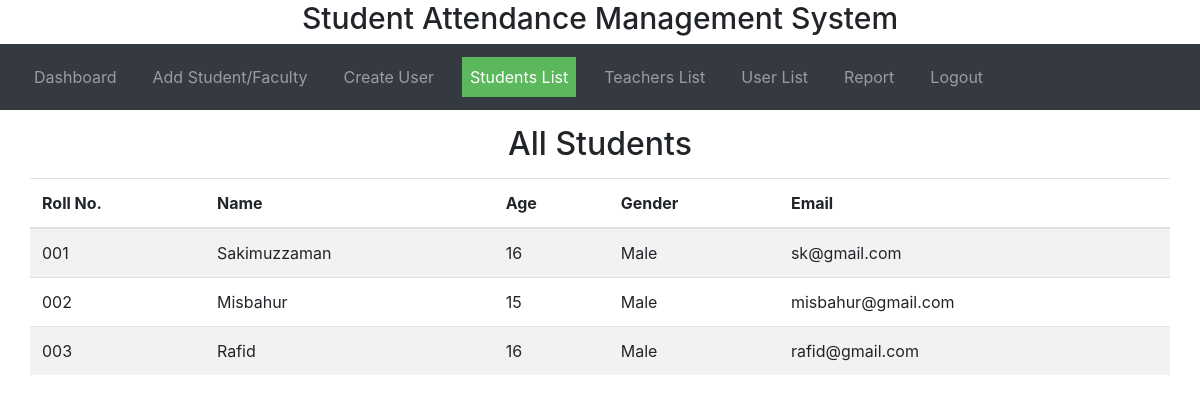
The app's page /student-list.php, older data.
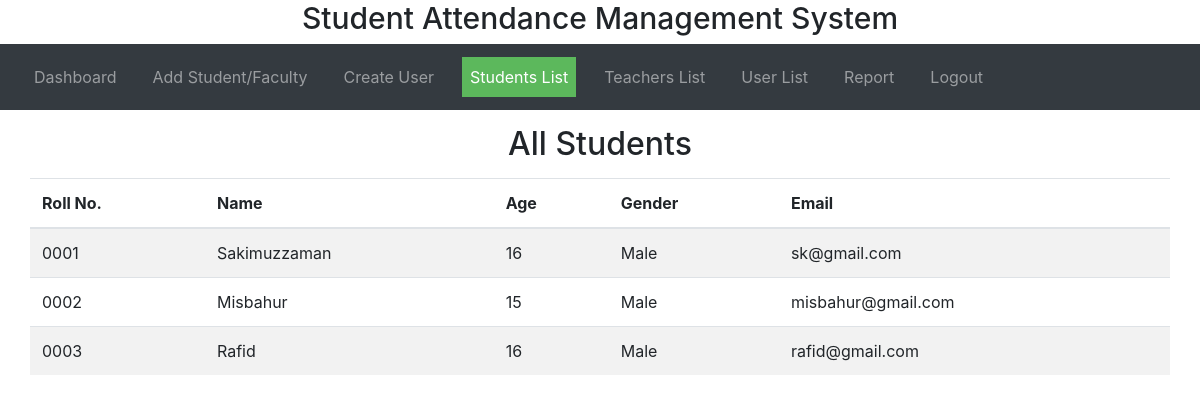
The same page, newer data.
### tables this page shows
CREATE TABLE `student` (
  `roll_no` varchar(30) NOT NULL,
  `name` varchar(30) NOT NULL,
  `age` varchar(30) NOT NULL,
  `gender` varchar(30) NOT NULL,
  `email` varchar(30) NOT NULL
);

### student-list.php (the view, shortened to what this page needs)
<?php
     $conn = mysqli_connect("localhost", "root","","sams");
?>
<!DOCTYPE html>
<html lang="en">
<head>
  <link rel="stylesheet" href="https://maxcdn.bootstrapcdn.com/bootstrap/4.5.2/css/bootstrap.min.css">
  <link rel="stylesheet" href="css/style.css">
</head>
<body>
<h3 class="header">Student Attendance Management System</h3>
    <nav class="navbar navbar-expand-sm bg-dark navbar-dark">
       <ul class="navbar-nav">
        <li class="nav-item">
          <a class="nav-link" href="admin.php">Dashboard</a>
        </li>
        <li class="nav-item">
          <a class="nav-link" href="admin-add-user.php">Add Student/Faculty</a>
        </li>
        <li class="nav-item">
          <a class="nav-link" href="create-user.php">Create User</a>
        </li>
        <li class="nav-item">
          <a class="nav-link active" href="student-list.php">Students List</a>
        </li>
        <li class="nav-item">
          <a class="nav-link" href="teacher-list.php">Teachers List</a>
        </li>
        <li class="nav-item">
          <a class="nav-link" href="user-list.php">User List</a>
        </li>
        <li class="nav-item">
          <a class="nav-link" href="report.php">Report</a>
        </li>
        <li class="nav-item">
          <a class="nav-link" href="login.php">Logout</a>
        </li>
      </ul>
    </nav>
<h2 style="text-align:center; margin: 15px 0;">All Students</h2>
<div class="container">
  <div class="row">
    <table class="table table-striped table-hover">
        <thead>
        <tr>
          <th scope="col">Roll No.</th>
          <th scope="col">Name</th>
          <th scope="col">Age</th>
          <th scope="col">Gender</th>
          <th scope="col">Email</th>
        </tr>
        </thead>
     <?php
       $all_query = mysqli_query($conn, "SELECT * from student ORDER BY roll_no asc");
       while ($data = mysqli_fetch_array($all_query)) {
       ?>
       <tr>
         <td><?php echo $data['roll_no']; ?></td>
         <td><?php echo $data['name']; ?></td>
         <td><?php echo $data['age']; ?></td>
         <td><?php echo $data['gender']; ?></td>
         <td><?php echo $data['email']; ?></td>
       </tr>
       <?php
            }
        ?>
      </table>
  </div>
</div>
</body>
</html>

Row changes from the older to the newer data that the page shows:
removed student: roll_no "001", name "Sakimuzzaman", age "16", gender "Male", email "sk@gmail.com"
removed student: roll_no "002", name "Misbahur", age "15", gender "Male", email "misbahur@gmail.com"
removed student: roll_no "003", name "Rafid", age "16", gender "Male", email "rafid@gmail.com"
added student: roll_no "0001", name "Sakimuzzaman", age "16", gender "Male", email "sk@gmail.com"
added student: roll_no "0002", name "Misbahur", age "15", gender "Male", email "misbahur@gmail.com"
added student: roll_no "0003", name "Rafid", age "16", gender "Male", email "rafid@gmail.com"
